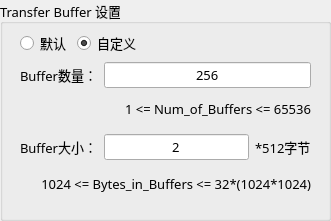
   <widget class="QGroupBox" name="groupBox_3">
    <property name="geometry">
     <rect>
      <x>330</x>
      <y>20</y>
      <width>331</width>
      <height>221</height>
     </rect>
    </property>
    <property name="font">
     <font>
      <family>微软雅黑</family>
      <pointsize>10</pointsize>
     </font>
    </property>
    <property name="title">
     <string>Transfer Buffer 设置</string>
    </property>
    <widget class="QWidget" name="layoutWidget">
     <property name="geometry">
      <rect>
       <x>20</x>
       <y>30</y>
       <width>291</width>
       <height>170</height>
      </rect>
     </property>
     <layout class="QVBoxLayout" name="verticalLayout_3">
      <item>
       <layout class="QHBoxLayout" name="horizontalLayout_22">
        <item>
         <layout class="QHBoxLayout" name="horizontalLayout_16">
          <item>
           <widget class="QRadioButton" name="radioButton_default">
            <property name="text">
             <string>默认</string>
            </property>
            <property name="checked">
             <bool>false</bool>
            </property>
            <property name="autoExclusive">
             <bool>true</bool>
            </property>
           </widget>
          </item>
          <item>
           <widget class="QRadioButton" name="radioButton_customize">
            <property name="text">
             <string>自定义</string>
            </property>
            <property name="checked">
             <bool>true</bool>
            </property>
           </widget>
          </item>
         </layout>
        </item>
        <item>
         <spacer name="horizontalSpacer">
          <property name="orientation">
           <enum>Qt::Horizontal</enum>
          </property>
          <property name="sizeHint" stdset="0">
           <size>
            <width>40</width>
            <height>20</height>
           </size>
          </property>
         </spacer>
        </item>
       </layout>
      </item>
      <item>
       <layout class="QHBoxLayout" name="horizontalLayout_13">
        <item>
         <widget class="QLabel" name="label_13">
          <property name="font">
           <font>
            <family>微软雅黑</family>
            <pointsize>10</pointsize>
           </font>
          </property>
          <property name="text">
           <string>Buffer数量：</string>
          </property>
         </widget>
        </item>
        <item>
         <widget class="QLineEdit" name="lineEdit_BufferNum">
          <property name="font">
           <font>
            <family>微软雅黑</family>
            <pointsize>10</pointsize>
           </font>
          </property>
          <property name="text">
           <string>256</string>
          </property>
          <property name="alignment">
           <set>Qt::AlignCenter</set>
          </property>
         </widget>
        </item>
       </layout>
      </item>
      <item>
       <widget class="QLabel" name="label_18">
        <property name="font">
         <font>
          <family>微软雅黑</family>
          <pointsize>10</pointsize>
         </font>
        </property>
        <property name="layoutDirection">
         <enum>Qt::LeftToRight</enum>
        </property>
        <property name="text">
         <string>1 &lt;= Num_of_Buffers &lt;= 65536</string>
        </property>
        <property name="alignment">
         <set>Qt::AlignRight|Qt::AlignTrailing|Qt::AlignVCenter</set>
        </property>
       </widget>
      </item>
      <item>
       <layout class="QHBoxLayout" name="horizontalLayout_17">
        <item>
         <widget class="QLabel" name="label_16">
          <property name="font">
           <font>
            <family>微软雅黑</family>
            <pointsize>10</pointsize>
           </font>
          </property>
          <property name="text">
           <string>Buffer大小：</string>
          </property>
         </widget>
        </item>
        <item>
         <widget class="QLineEdit" name="lineEdit_BufferSize">
          <property name="font">
           <font>
            <family>微软雅黑</family>
            <pointsize>10</pointsize>
           </font>
          </property>
          <property name="text">
           <string>2</string>
          </property>
          <property name="alignment">
           <set>Qt::AlignCenter</set>
          </property>
         </widget>
        </item>
        <item>
         <widget class="QLabel" name="label_17">
          <property name="font">
           <font>
            <family>微软雅黑</family>
            <pointsize>10</pointsize>
           </font>
          </property>
          <property name="text">
           <string>*512字节</string>
          </property>
         </widget>
        </item>
       </layout>
      </item>
      <item>
       <widget class="QLabel" name="label_19">
        <property name="font">
         <font>
          <family>微软雅黑</family>
          <pointsize>10</pointsize>
         </font>
        </property>
        <property name="text">
         <string>1024 &lt;= Bytes_in_Buffers &lt;= 32*(1024*1024)</string>
        </property>
        <property name="alignment">
         <set>Qt::AlignRight|Qt::AlignTrailing|Qt::AlignVCenter</set>
        </property>
       </widget>
      </item>
     </layout>
    </widget>
   </widget>
